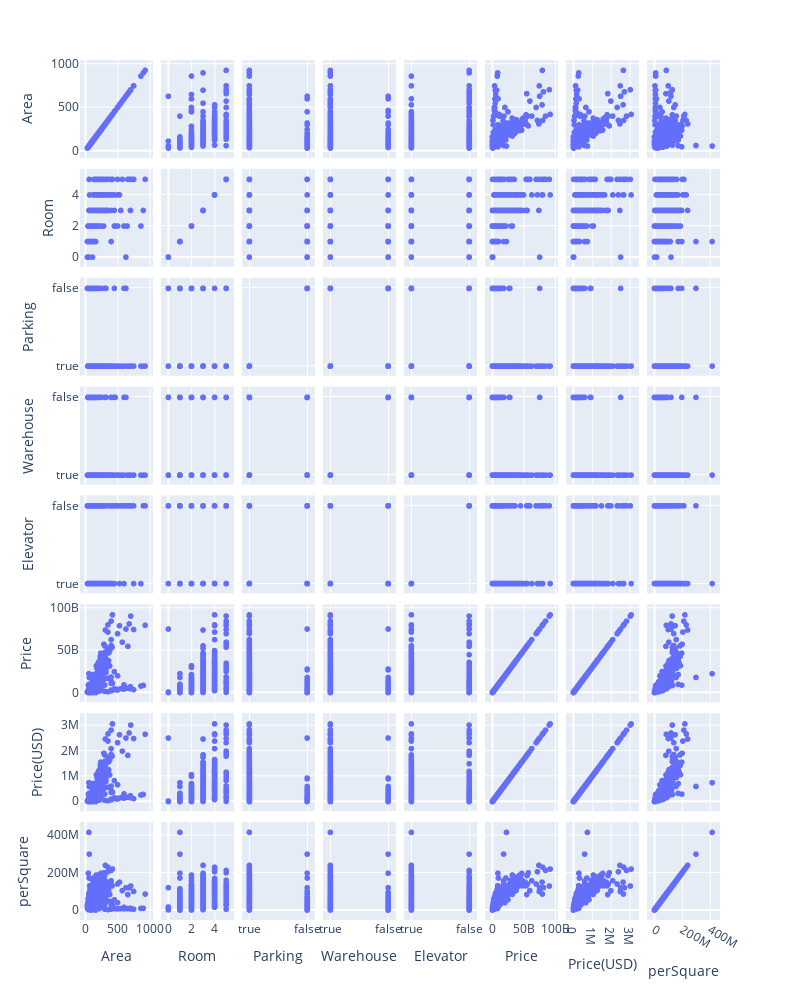

Notebook source saved alongside this figure:
### Code cell
df_distplot= df.drop(['Address'],axis=1)

px.scatter_matrix(df_distplot,width=800, height=1000)

### Figure 1 — Plotly figure (JSON) as saved in the notebook; plotly's stock layout.template omitted (floating-point values rounded to 4 significant figures; data arrays with more than 128 entries replaced by an {"elided": "..."} marker saying what was removed)
{"data": [{"dimensions": [{"axis": {"matches": true}, "label": "Area", "values": {"elided": "3450 int values"}}, {"axis": {"matches": true}, "label": "Room", "values": {"elided": "3450 int values"}}, {"axis": {"matches": true}, "label": "Parking", "values": {"elided": "3450 bool values"}}, {"axis": {"matches": true}, "label": "Warehouse", "values": {"elided": "3450 bool values"}}, {"axis": {"matches": true}, "label": "Elevator", "values": {"elided": "3450 bool values"}}, {"axis": {"matches": true}, "label": "Price", "values": {"elided": "3450 int values"}}, {"axis": {"matches": true}, "label": "Price(USD)", "values": {"elided": "3450 float values"}}, {"axis": {"matches": true}, "label": "perSquare", "values": {"elided": "3450 float values"}}], "hovertemplate": "%{xaxis.title.text}=%{x}<br>%{yaxis.title.text}=%{y}<extra></extra>", "legendgroup": "", "marker": {"color": "#636efa", "symbol": "circle"}, "name": "", "showlegend": false, "type": "splom"}], "layout": {"dragmode": "select", "height": 1000, "legend": {"tracegroupgap": 0}, "margin": {"t": 60}, "width": 800}}
